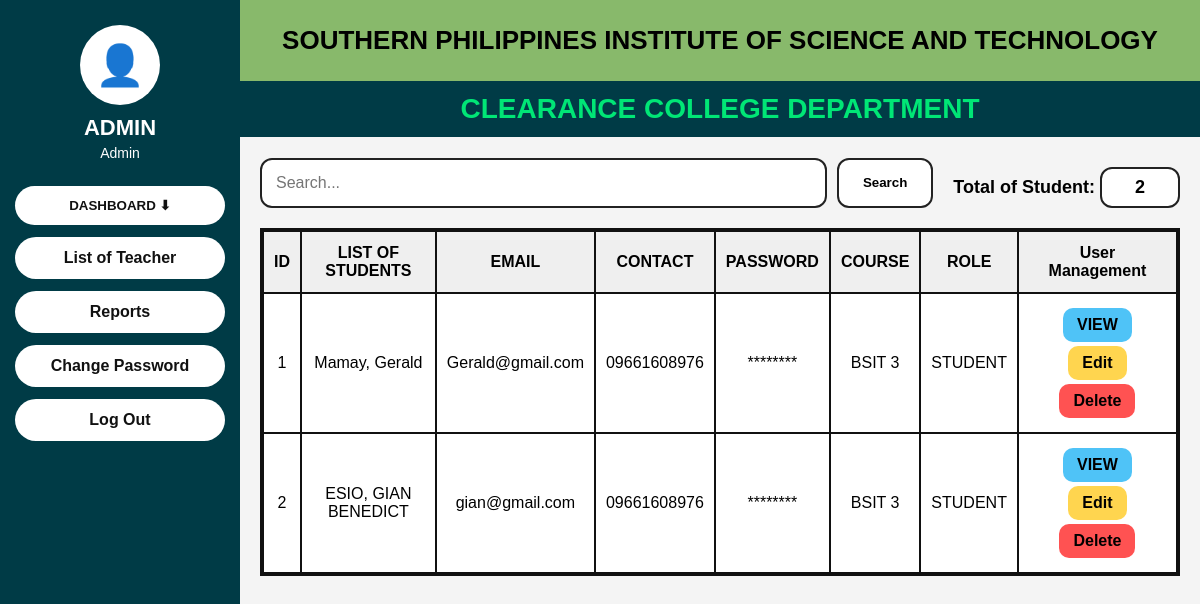
The page /clearance_system/dashboard/admin.php (signed in) on the database as committed earlier.
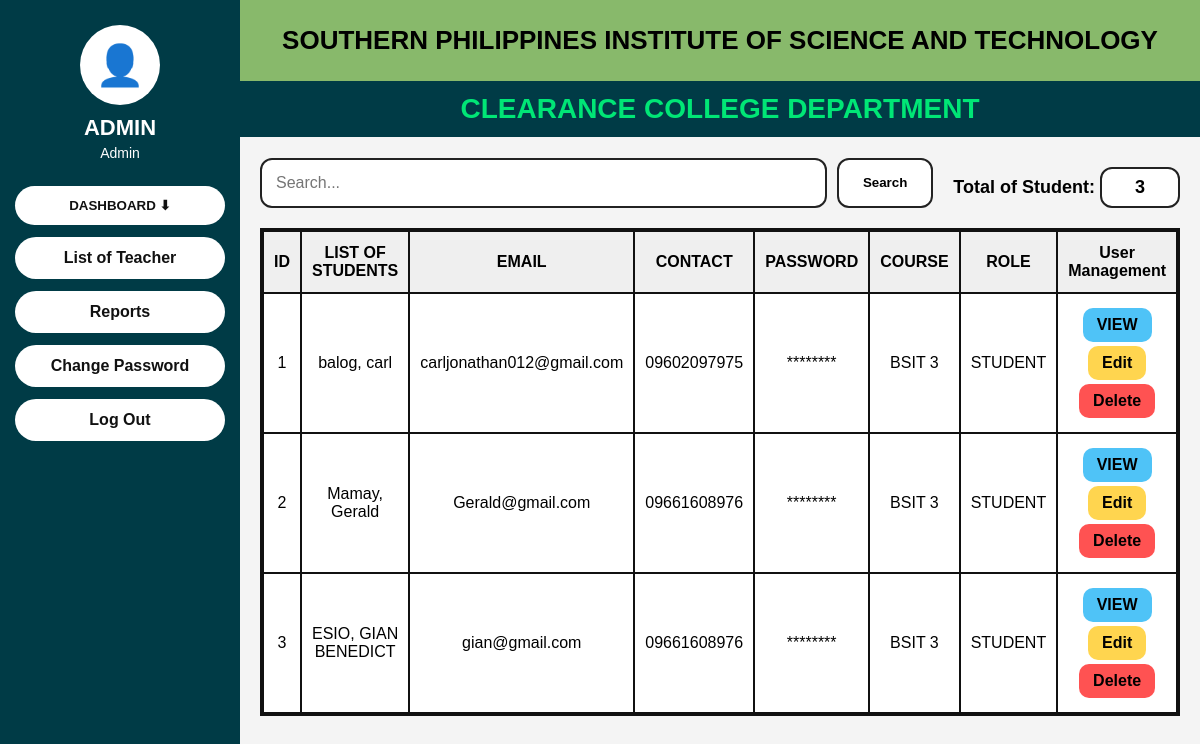
The same page on the database as committed later.
### tables this page shows
CREATE TABLE `users` (
  `id` int(11) NOT NULL,
  `firstname` varchar(100) DEFAULT NULL,
  `lastname` varchar(100) DEFAULT NULL,
  `email` varchar(100) DEFAULT NULL,
  `contact_number` varchar(20) DEFAULT NULL,
  `password` varchar(255) DEFAULT NULL,
  `role` enum('student','teacher') DEFAULT NULL,
  `course` varchar(50) DEFAULT NULL,
  `created_at` timestamp NOT NULL DEFAULT current_timestamp(),
  `profile_photo` varchar(255) DEFAULT NULL
);

### clearance_system/dashboard/admin.php (the view, shortened to what this page needs)
<?php
include("../config/db.php");
$search = isset($_GET['search']) ? trim($_GET['search']) : '';
$courseFilter = isset($_GET['course']) ? trim($_GET['course']) : '';
$viewRole = isset($_GET['view']) ? trim($_GET['view']) : 'students';
$sql = "SELECT * FROM users WHERE 1=1";
if ($viewRole === 'students') {
    $sql .= " AND role = 'student'";
} elseif ($viewRole === 'teachers') {
    $sql .= " AND role = 'teacher'";
}
$sql .= " ORDER BY id DESC";
$stmt = $conn->prepare($sql);
$stmt->execute();
$result = $stmt->get_result();
$totalStudentsQuery = $conn->query("SELECT COUNT(*) as total FROM users WHERE role='student'");
$totalStudents = $totalStudentsQuery->fetch_assoc()['total'];
$totalTeachersQuery = $conn->query("SELECT COUNT(*) as total FROM users WHERE role='teacher'");
$totalTeachers = $totalTeachersQuery->fetch_assoc()['total'];
?>
<!DOCTYPE html>
<html lang="en">
<head>
    <link rel="stylesheet" href="../assets/style.css">
</head>
<body>
<div class="admin-wrapper">
    <div class="sidebar">
        <div class="profile-box">
            <div class="profile-icon">👤</div>
            <h3>ADMIN</h3>
            <p><?php echo isset($_SESSION['name']) ? $_SESSION['name'] : 'Administrator'; ?></p>
        </div>
        <div class="dropdown">
            <button type="button" class="side-btn dropdown-btn" onclick="toggleDropdown()">
                DASHBOARD ⬇
            </button>
        </div>
        <a class="side-btn <?php echo ($viewRole === 'teachers') ? 'active' : ''; ?>" href="admin.php?view=teachers">List of Teacher</a>
        <a class="side-btn" href="#">Reports</a>
        <a class="side-btn" href="#">Change Password</a>
        <a class="side-btn" href="../auth/logout.php">Log Out</a>
    </div>
    <div class="main-content">
        <div class="top-header">SOUTHERN PHILIPPINES INSTITUTE OF SCIENCE AND TECHNOLOGY</div>
        <div class="sub-header">CLEARANCE COLLEGE DEPARTMENT</div>
        <div class="content-area">
            <div class="top-controls">
                <form method="GET" action="admin.php" class="search-form">
                    <input type="text" name="search" placeholder="Search..." value="<?php echo htmlspecialchars($search); ?>">
                    <button type="submit">Search</button>
                </form>
                <div class="totals-box">
                    <?php if ($viewRole === 'students'): ?>
                        Total of Student:
                        <div class="count">
                            <?php
                            if (!empty($courseFilter)) {
                                $countStmt = $conn->prepare("SELECT COUNT(*) as total FROM users WHERE role='student' AND course=?");
                                $countStmt->bind_param("s", $courseFilter);
                                $countStmt->execute();
                                $countRes = $countStmt->get_result()->fetch_assoc();
                                echo $countRes['total'];
                            } else {
                                echo $totalStudents;
                            }
                            ?>
                        </div>
                    <?php else: ?>
                        Total of Teacher:
                        <div class="count"><?php echo $totalTeachers; ?></div>
                    <?php endif; ?>
                </div>
            </div>
            <div class="table-wrap">
                <table>
                    <thead>
                        <tr>
                            <th>ID</th>
                            <th>LIST OF <?php echo ($viewRole === 'students') ? 'STUDENTS' : 'TEACHERS'; ?></th>
                            <th>EMAIL</th>
                            <th>CONTACT</th>
                            <th>PASSWORD</th>
                            <?php if ($viewRole === 'students'): ?>
                                <th>COURSE</th>
                            <?php endif; ?>
                            <th>ROLE</th>
                            <th>User Management</th>
                        </tr>
                    </thead>
                    <tbody>
    <?php if ($result->num_rows > 0): ?>
        <?php $display_id = 1; ?>
        <?php while($row = $result->fetch_assoc()): ?>
            <tr>
                <td><?php echo $display_id; ?></td>
                <td><?php echo htmlspecialchars($row['lastname'] . ', ' . $row['firstname']); ?></td>
                <td><?php echo htmlspecialchars($row['email']); ?></td>
                <td><?php echo htmlspecialchars($row['contact_number']); ?></td>
                <td>********</td>
                <?php if ($viewRole === 'students'): ?>
                    <td><?php echo htmlspecialchars($row['course']); ?></td>
                <?php endif; ?>
                <td><?php echo strtoupper(htmlspecialchars($row['role'])); ?></td>
                <td>
                    <a href="view_user.php?id=<?php echo $row['id']; ?>" class="action-btn view-btn">VIEW</a>
                    <a href="edit_user.php?id=<?php echo $row['id']; ?>" class="action-btn edit-btn">Edit</a>
                    <a href="delete_user.php?id=<?php echo $row['id']; ?>" class="action-btn delete-btn" onclick="return confirm('Delete this user?')">Delete</a>
                </td>
            </tr>
            <?php $display_id++; ?>
        <?php endwhile; ?>
    <?php else: ?>
        <tr>
            <td colspan="<?php echo ($viewRole === 'students') ? '8' : '7'; ?>">No records found.</td>
        </tr>
    <?php endif; ?>
</tbody>
                </table>
            </div>
        </div>
    </div>
</div>
</body>
</html>

### clearance_system/assets/style.css (style rules this page uses)
* { margin: 0; padding: 0; box-sizing: border-box; font-family: Arial, sans-serif; }
.profile-icon { width: 70px; height: 70px; margin: 0 auto 20px; border-radius: 50%; overflow: hidden; background: #fff; }
* { margin: 0; padding: 0; box-sizing: border-box; }
body { font-family: Arial, sans-serif; background: #e9e9e9; }
.admin-wrapper { display: flex; min-height: 100vh; }
.sidebar { width: 240px; background: #003b46; color: white; padding: 25px 15px; }
.profile-box { text-align: center; margin-bottom: 25px; }
.profile-icon { width: 80px; height: 80px; border-radius: 50%; background: white; color: #003b46; margin: 0 auto 10px; display: flex; align-items: center; justify-content: center; font-size: 40px; }
.profile-box h3 { margin: 8px 0 4px; font-size: 22px; }
.profile-box p { font-size: 14px; margin: 0; word-break: break-word; }
.side-btn, .course-btn { display: block; width: 100%; text-align: center; background: white; color: #111; text-decoration: none; padding: 12px; border-radius: 25px; margin: 12px 0; font-weight: bold; border: none; }
.main-content { flex: 1; background: #f4f4f4; }
.top-header { background: #88b96b; padding: 25px; text-align: center; font-size: 26px; font-weight: bold; }
.sub-header { background: #003b46; color: #00e676; text-align: center; font-size: 28px; font-weight: bold; padding: 12px; }
.content-area { padding: 20px; }
.top-controls { display: flex; justify-content: space-between; align-items: center; gap: 20px; flex-wrap: wrap; margin-bottom: 20px; }
.search-form { display: flex; gap: 10px; flex: 1; }
.search-form input { flex: 1; padding: 14px; border: 2px solid #222; border-radius: 12px; font-size: 16px; }
.search-form button { padding: 12px 24px; border: 2px solid #222; border-radius: 12px; background: white; font-weight: bold; cursor: pointer; }
.totals-box { min-width: 180px; text-align: center; font-size: 18px; font-weight: bold; }
.totals-box .count { margin-top: 10px; background: white; border: 2px solid #222; border-radius: 12px; padding: 8px; display: inline-block; min-width: 80px; }
.table-wrap { overflow-x: auto; background: white; border: 2px solid #111; }
table { width: 100%; border-collapse: collapse; }
table th, table td { border: 2px solid #111; padding: 12px 10px; text-align: center; }
table th { background: #efefef; }
.action-btn { padding: 8px 14px; border-radius: 10px; text-decoration: none; color: black; font-weight: bold; display: inline-block; margin: 2px; }
.view-btn { background: #4fc3f7; }
.edit-btn { background: #ffd54f; }
.delete-btn { background: #ff5252; }
.dropdown { width: 100%; }
.dropdown-btn { width: 100%; cursor: pointer; }

Rows that differ between the two databases and show on the page:
added users: lastname+firstname "balog, carl", email "carljonathan012@gmail.com", contact_number "09602097975", course "BSIT 3", role "STUDENT"
Other text that changed with them:
$totalStudents: "2" → "3"
